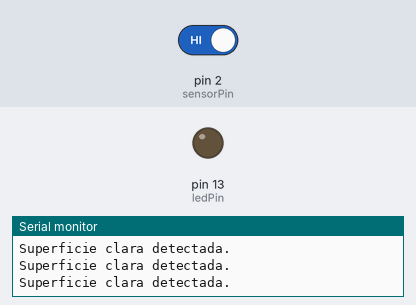
Bench run of a sketch on a simulated Arduino Uno, built with avr-gcc and run on an emulated ATmega328P. Shown: output pins drawn as LEDs (lit = HIGH), the last lines printed to the serial monitor. Inputs (shaded band) come from the test bench; at power-on: pin 2 (sensorPin) HIGH.

Above: at 1.2 s.
1.3 s: pin 2 (sensorPin) driven LOW
At 2.6 s:
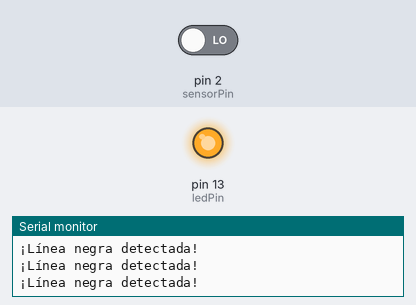
2.9 s: pin 2 (sensorPin) driven HIGH
At 3.9 s:
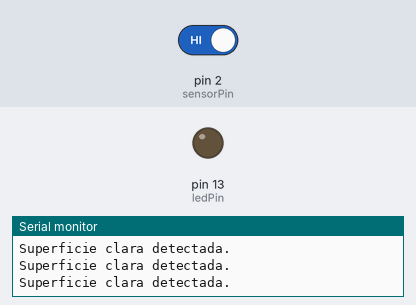
Timing chart, 0 to 5.9 s (numbered marks = the images above; inputs shaded):
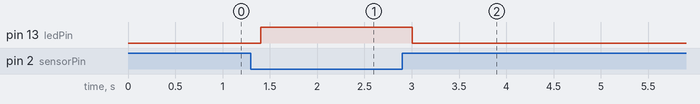

The sketch:

linea.ino
```cpp
const int sensorPin = 2;  // Pin donde está conectado el TCRT5000
const int ledPin = 13;    // LED integrado para indicar detección

void setup() {
  pinMode(sensorPin, INPUT); // Configura el pin del sensor como entrada
  pinMode(ledPin, OUTPUT);   // Configura el pin del LED como salida
  Serial.begin(9600);        // Inicia la comunicación serial para monitorear
}

void loop() {
  int sensorValue = digitalRead(sensorPin); // Lee el estado del sensor

  // Si el sensor detecta una superficie negra (poca reflexión), el valor será LOW
  if (sensorValue == LOW) {
    Serial.println("¡Línea negra detectada!"); // Imprime el mensaje en el Monitor Serial
    digitalWrite(ledPin, HIGH);                // Enciende el LED
  } else {
    Serial.println("Superficie clara detectada."); // Imprime el mensaje en el Monitor Serial
    digitalWrite(ledPin, LOW);                    // Apaga el LED
  }

  delay(200); // Retardo para evitar saturar el Monitor Serial
}
```

Measured:
- after the input at 1.3 s, pin 13 (ledPin): LOW → HIGH after 0.10 s
- after the input at 2.9 s, pin 13 (ledPin): HIGH → LOW after 0.10 s
